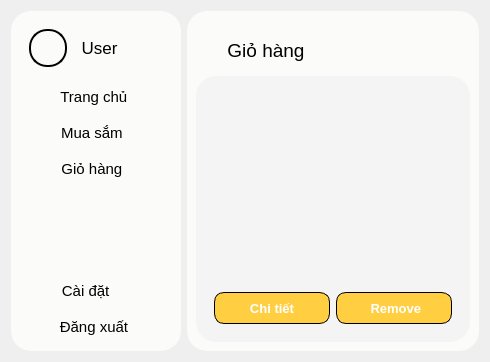
      <widget class="QWidget" name="cart_screen">
       <layout class="QHBoxLayout" name="horizontalLayout_6">
        <item>
         <widget class="QWidget" name="widget_7" native="true">
          <property name="styleSheet">
           <string notr="true">QWidget{
	max-width: 170px;
	background-color: #FBFBFA;
	border-right: 2px solid #FBFBFA;
	padding: 0px;
	margin: 0px;
	border-radius: 20px;
}</string>
          </property>
          <layout class="QVBoxLayout" name="verticalLayout_4">
           <item>
            <widget class="QWidget" name="widget_8" native="true">
             <property name="styleSheet">
              <string notr="true"/>
             </property>
             <layout class="QHBoxLayout" name="horizontalLayout_5">
              <item>
               <widget class="QLabel" name="label_14">
                <property name="font">
                 <font>
                  <pointsize>10</pointsize>
                  <weight>75</weight>
                  <bold>true</bold>
                 </font>
                </property>
                <property name="styleSheet">
                 <string notr="true">min-height: 34px;
max-height: 34px;
min-width: 34px;
max-width: 34px;
border: 2px solid black;
border-radius: 18px;</string>
                </property>
                <property name="text">
                 <string/>
                </property>
                <property name="pixmap">
                 <pixmap>../../../Python-App-A-/SPCK/Windows/Image/icon.png</pixmap>
                </property>
                <property name="scaledContents">
                 <bool>true</bool>
                </property>
                <property name="alignment">
                 <set>Qt::AlignCenter</set>
                </property>
               </widget>
              </item>
              <item>
               <widget class="QLabel" name="label_3">
                <property name="font">
                 <font>
                  <family>Segoe UI</family>
                  <pointsize>13</pointsize>
                  <weight>50</weight>
                  <bold>false</bold>
                 </font>
                </property>
                <property name="text">
                 <string> User</string>
                </property>
               </widget>
              </item>
             </layout>
            </widget>
           </item>
           <item>
            <widget class="QPushButton" name="pushButton_13">
             <property name="font">
              <font>
               <family>Segoe UI</family>
               <pointsize>11</pointsize>
              </font>
             </property>
             <property name="styleSheet">
              <string notr="true">QPushButton{
	max-height: 22px;
	padding: 6px;
	border-radius: 10px;
	background-color: #FBFBFA;
	border-right: 2px #FBFBFA solid;
	min-width: 140px;
	max-width: 140px;
}

QPushButton::hover{
	max-height: 22px;
	padding: 6px;
	border-radius: 10px;
	background-color: #d2d2d2;
	border-right: 2px #d2d2d2 solid;
	min-width: 140px;
	max-width: 140px;
}</string>
             </property>
             <property name="text">
              <string> Trang chủ  </string>
             </property>
             <property name="icon">
              <iconset>
               <normaloff>../Image/home_d.png</normaloff>../Image/home_d.png</iconset>
             </property>
             <property name="iconSize">
              <size>
               <width>24</width>
               <height>24</height>
              </size>
             </property>
            </widget>
           </item>
           <item>
            <widget class="QPushButton" name="pushButton_14">
             <property name="font">
              <font>
               <family>Segoe UI</family>
               <pointsize>11</pointsize>
              </font>
             </property>
             <property name="styleSheet">
              <string notr="true">QPushButton{
	max-height: 22px;
	padding: 6px;
	border-radius: 10px;
	background-color: #FBFBFA;
	border-right: 2px #FBFBFA solid;
	min-width: 140px;
	max-width: 140px;
}

QPushButton::hover{
	max-height: 22px;
	padding: 6px;
	border-radius: 10px;
	background-color: #d2d2d2;
	border-right: 2px #d2d2d2 solid;
	min-width: 140px;
	max-width: 140px;
}</string>
             </property>
             <property name="text">
              <string> Mua sắm   </string>
             </property>
             <property name="icon">
              <iconset>
               <normaloff>../Image/shopping_d.png</normaloff>../Image/shopping_d.png</iconset>
             </property>
             <property name="iconSize">
              <size>
               <width>24</width>
               <height>24</height>
              </size>
             </property>
            </widget>
           </item>
           <item>
            <widget class="QPushButton" name="pushButton_15">
             <property name="font">
              <font>
               <family>Segoe UI</family>
               <pointsize>11</pointsize>
              </font>
             </property>
             <property name="styleSheet">
              <string notr="true">QPushButton{
	max-height: 22px;
	padding: 6px;
	border-radius: 10px;
	background-color: #FBFBFA;
	border-right: 2px #FBFBFA solid;
	min-width: 140px;
	max-width: 140px;
}

QPushButton::hover{
	max-height: 22px;
	padding: 6px;
	border-radius: 10px;
	background-color: #d2d2d2;
	border-right: 2px #d2d2d2 solid;
	min-width: 140px;
	max-width: 140px;
}</string>
             </property>
             <property name="text">
              <string> Giỏ hàng   </string>
             </property>
             <property name="icon">
              <iconset>
               <normaloff>../Image/cart_a.png</normaloff>../Image/cart_a.png</iconset>
             </property>
             <property name="iconSize">
              <size>
               <width>24</width>
               <height>24</height>
              </size>
             </property>
            </widget>
           </item>
           <item>
            <spacer name="verticalSpacer_3">
             <property name="orientation">
              <enum>Qt::Vertical</enum>
             </property>
             <property name="sizeHint" stdset="0">
              <size>
               <width>20</width>
               <height>40</height>
              </size>
             </property>
            </spacer>
           </item>
           <item>
            <widget class="QPushButton" name="pushButton_16">
             <property name="font">
              <font>
               <family>Segoe UI</family>
               <pointsize>11</pointsize>
              </font>
             </property>
             <property name="styleSheet">
              <string notr="true">QPushButton{
	max-height: 22px;
	padding: 6px;
	border-radius: 10px;
	background-color: #FBFBFA;
	border-right: 2px #FBFBFA solid;
	min-width: 140px;
	max-width: 140px;
}

QPushButton::hover{
	max-height: 22px;
	padding: 6px;
	border-radius: 10px;
	background-color: #d2d2d2;
	border-right: 2px #d2d2d2 solid;
	min-width: 140px;
	max-width: 140px;
}</string>
             </property>
             <property name="text">
              <string> Cài đặt      </string>
             </property>
             <property name="icon">
              <iconset>
               <normaloff>../Image/setting_d.png</normaloff>../Image/setting_d.png</iconset>
             </property>
             <property name="iconSize">
              <size>
               <width>24</width>
               <height>24</height>
              </size>
             </property>
            </widget>
           </item>
           <item>
            <widget class="QPushButton" name="pushButton_17">
             <property name="font">
              <font>
               <family>Segoe UI</family>
               <pointsize>11</pointsize>
              </font>
             </property>
             <property name="styleSheet">
              <string notr="true">QPushButton{
	max-height: 22px;
	padding: 6px;
	border-radius: 10px;
	background-color: #FBFBFA;
	border-right: 2px #FBFBFA solid;
	min-width: 140px;
	max-width: 140px;
}

QPushButton::hover{
	max-height: 22px;
	padding: 6px;
	border-radius: 10px;
	background-color: #d2d2d2;
	border-right: 2px #d2d2d2 solid;
	min-width: 140px;
	max-width: 140px;
}</string>
             </property>
             <property name="text">
              <string> Đăng xuất  </string>
             </property>
             <property name="icon">
              <iconset>
               <normaloff>../Image/log_out.png</normaloff>../Image/log_out.png</iconset>
             </property>
             <property name="iconSize">
              <size>
               <width>24</width>
               <height>24</height>
              </size>
             </property>
            </widget>
           </item>
          </layout>
         </widget>
        </item>
        <item>
         <widget class="QWidget" name="widget_9" native="true">
          <property name="styleSheet">
           <string notr="true">QWidget{
	background-color: #FBFBFA;
	border-radius: 20px;
}</string>
          </property>
          <layout class="QVBoxLayout" name="verticalLayout_9">
           <item>
            <widget class="QPushButton" name="pushButton_26">
             <property name="font">
              <font>
               <family>Segoe UI</family>
               <pointsize>14</pointsize>
               <weight>50</weight>
               <bold>false</bold>
              </font>
             </property>
             <property name="styleSheet">
              <string notr="true">max-height: 40px;
min-height: 40px;
max-width: 120px;
min-width: 120px;
margin-top: 10px;
margin-left: 10px;</string>
             </property>
             <property name="text">
              <string>Giỏ hàng</string>
             </property>
             <property name="icon">
              <iconset>
               <normaloff>../Image/cart_a.png</normaloff>../Image/cart_a.png</iconset>
             </property>
             <property name="iconSize">
              <size>
               <width>32</width>
               <height>32</height>
              </size>
             </property>
            </widget>
           </item>
           <item>
            <widget class="QWidget" name="widget_20" native="true">
             <property name="styleSheet">
              <string notr="true">border-radius: 20px;
background-color: #F4F4F4;</string>
             </property>
             <layout class="QVBoxLayout" name="verticalLayout_10">
              <item>
               <widget class="QListWidget" name="listWidget_2">
                <property name="font">
                 <font>
                  <pointsize>13</pointsize>
                 </font>
                </property>
                <property name="styleSheet">
                 <string notr="true">QListWidget{
	border: 0px;
	margin-top: 0px;
}

QListWidget::item {
	background-color: white;
	height: 60px;
	margin: 5px;
	margin-bottom: 10px;
	border-radius: 15px;
	padding-left: 15px;
	padding-right: 15px;
}

QListWidget::item::hover{
	background-color: rgb(250, 250, 250);
	color: black;
	height: 60px;
	margin: 5px;
	margin-bottom: 10px;
	border-radius: 15px;
	padding-left: 15px;
	padding-right: 15px;
}

QListWidget::item::selected{
	background-color: rgb(250, 250, 250);
	color: black;
	height: 60px;
	margin: 5px;
	margin-bottom: 10px;
	border-radius: 15px;
	padding-left: 15px;
	padding-right: 15px;
	border: 2px solid gray;
}</string>
                </property>
                <property name="verticalScrollBarPolicy">
                 <enum>Qt::ScrollBarAlwaysOff</enum>
                </property>
                <property name="horizontalScrollBarPolicy">
                 <enum>Qt::ScrollBarAlwaysOff</enum>
                </property>
               </widget>
              </item>
              <item>
               <widget class="QWidget" name="widget_21" native="true">
                <layout class="QHBoxLayout" name="horizontalLayout_13">
                 <item>
                  <widget class="QPushButton" name="pushButton_27">
                   <property name="font">
                    <font>
                     <family>Segoe UI</family>
                     <pointsize>10</pointsize>
                     <weight>75</weight>
                     <bold>true</bold>
                    </font>
                   </property>
                   <property name="styleSheet">
                    <string notr="true">QPushButton{
	border: 1px solid black;
	height: 30px;
	border-radius: 10px;
	background-color: #FFCE41;
	color: white;
}

QPushButton::hover{
	border: 2px solid black;
	height: 30px;
	border-radius: 10px;
	background-color: #FFCE41;
}

QPushButton::pressed{
	border: 2px solid black;
	height: 30px;
	border-radius: 10px;
	background-color: rgb(234, 188, 59);
}</string>
                   </property>
                   <property name="text">
                    <string>Chi tiết</string>
                   </property>
                   <property name="icon">
                    <iconset>
                     <normaloff>../../../Python-App-A-/SPCK/Windows/Image/all_note_view.png</normaloff>../../../Python-App-A-/SPCK/Windows/Image/all_note_view.png</iconset>
                   </property>
                   <property name="iconSize">
                    <size>
                     <width>16</width>
                     <height>16</height>
                    </size>
                   </property>
                  </widget>
                 </item>
                 <item>
                  <widget class="QPushButton" name="pushButton_29">
                   <property name="font">
                    <font>
                     <family>Segoe UI</family>
                     <pointsize>10</pointsize>
                     <weight>75</weight>
                     <bold>true</bold>
                    </font>
                   </property>
                   <property name="styleSheet">
                    <string notr="true">QPushButton{
	border: 1px solid black;
	height: 30px;
	border-radius: 10px;
	background-color: #FFCE41;
	color: white;
}

QPushButton::hover{
	border: 2px solid black;
	height: 30px;
	border-radius: 10px;
	background-color: #FFCE41;
}

QPushButton::pressed{
	border: 2px solid black;
	height: 30px;
	border-radius: 10px;
	background-color: rgb(234, 188, 59);
}</string>
                   </property>
                   <property name="text">
                    <string> Remove</string>
                   </property>
                   <property name="icon">
                    <iconset>
                     <normaloff>../../../Python-App-A-/SPCK/Windows/Image/remove.png</normaloff>../../../Python-App-A-/SPCK/Windows/Image/remove.png</iconset>
                   </property>
                   <property name="iconSize">
                    <size>
                     <width>16</width>
                     <height>16</height>
                    </size>
                   </property>
                  </widget>
                 </item>
                </layout>
               </widget>
              </item>
             </layout>
            </widget>
           </item>
          </layout>
         </widget>
        </item>
       </layout>
      </widget>
